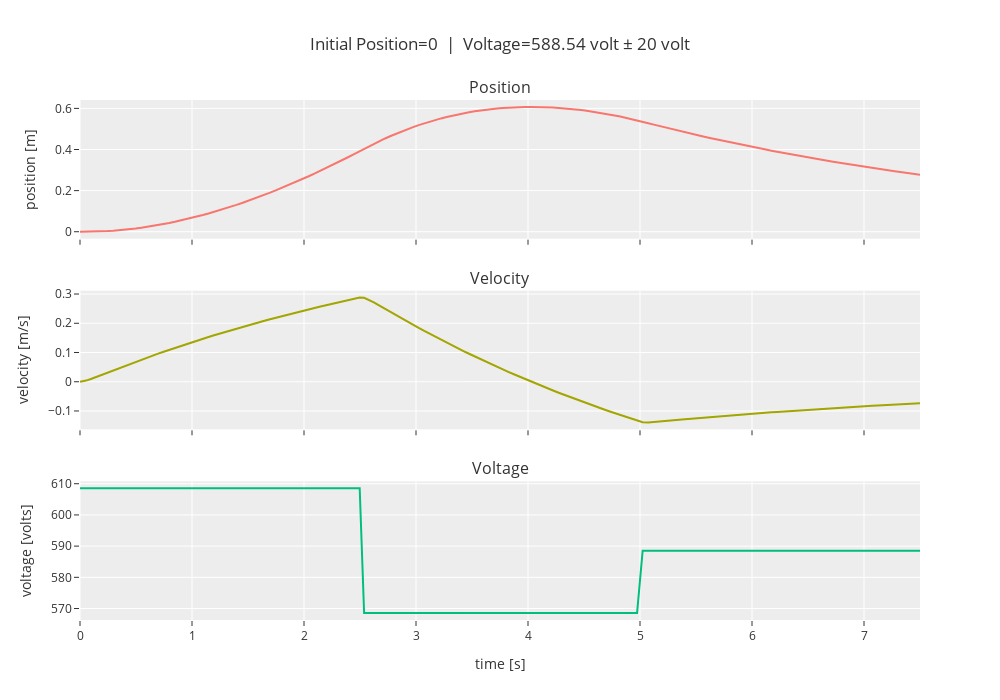

This figure's notebook cell:
### Markdown cell above
### Position $x = 0$

### Code cell
linear_analysis(0, doublet_magnitude=20, )

### Figure 1 — Plotly figure (JSON) as saved in the notebook; plotly's stock layout.template omitted (floating-point values rounded to 4 significant figures; data arrays with more than 128 entries replaced by an {"elided": "..."} marker saying what was removed)
{"data": [{"type": "scatter", "x": {"elided": "153 float values"}, "xaxis": "x", "y": {"elided": "153 float values"}, "yaxis": "y"}, {"type": "scatter", "x": {"elided": "153 float values"}, "xaxis": "x2", "y": {"elided": "153 float values"}, "yaxis": "y2"}, {"type": "scatter", "x": {"elided": "153 float values"}, "xaxis": "x3", "y": {"elided": "153 float values"}, "yaxis": "y3"}], "layout": {"annotations": [{"font": {"size": 16}, "showarrow": false, "text": "Position", "x": 0.5, "xanchor": "center", "xref": "paper", "y": 1, "yanchor": "bottom", "yref": "paper"}, {"font": {"size": 16}, "showarrow": false, "text": "Velocity", "x": 0.5, "xanchor": "center", "xref": "paper", "y": 0.6333, "yanchor": "bottom", "yref": "paper"}, {"font": {"size": 16}, "showarrow": false, "text": "Voltage", "x": 0.5, "xanchor": "center", "xref": "paper", "y": 0.2667, "yanchor": "bottom", "yref": "paper"}], "height": 700, "showlegend": false, "title": {"text": "Initial Position=0  |  Voltage=588.54 volt ± 20 volt"}, "width": 1000, "xaxis": {"anchor": "y", "autorange": true, "domain": [0, 1], "matches": "x3", "range": [0, 7.5], "showticklabels": false, "type": "linear"}, "xaxis2": {"anchor": "y2", "autorange": true, "domain": [0, 1], "matches": "x3", "range": [0, 7.5], "showticklabels": false, "type": "linear"}, "xaxis3": {"anchor": "y3", "autorange": true, "domain": [0, 1], "range": [0, 7.5], "title": {"text": "time [s]"}, "type": "linear"}, "yaxis": {"anchor": "x", "autorange": true, "domain": [0.7333, 1], "range": [-0.03373, 0.6409], "title": {"text": "position [m]"}, "type": "linear"}, "yaxis2": {"anchor": "x2", "autorange": true, "domain": [0.3667, 0.6333], "range": [-0.1628, 0.3115], "title": {"text": "velocity [m/s]"}, "type": "linear"}, "yaxis3": {"anchor": "x3", "autorange": true, "domain": [0, 0.2667], "range": [566.3, 610.8], "title": {"text": "voltage [volts]"}, "type": "linear"}}}
